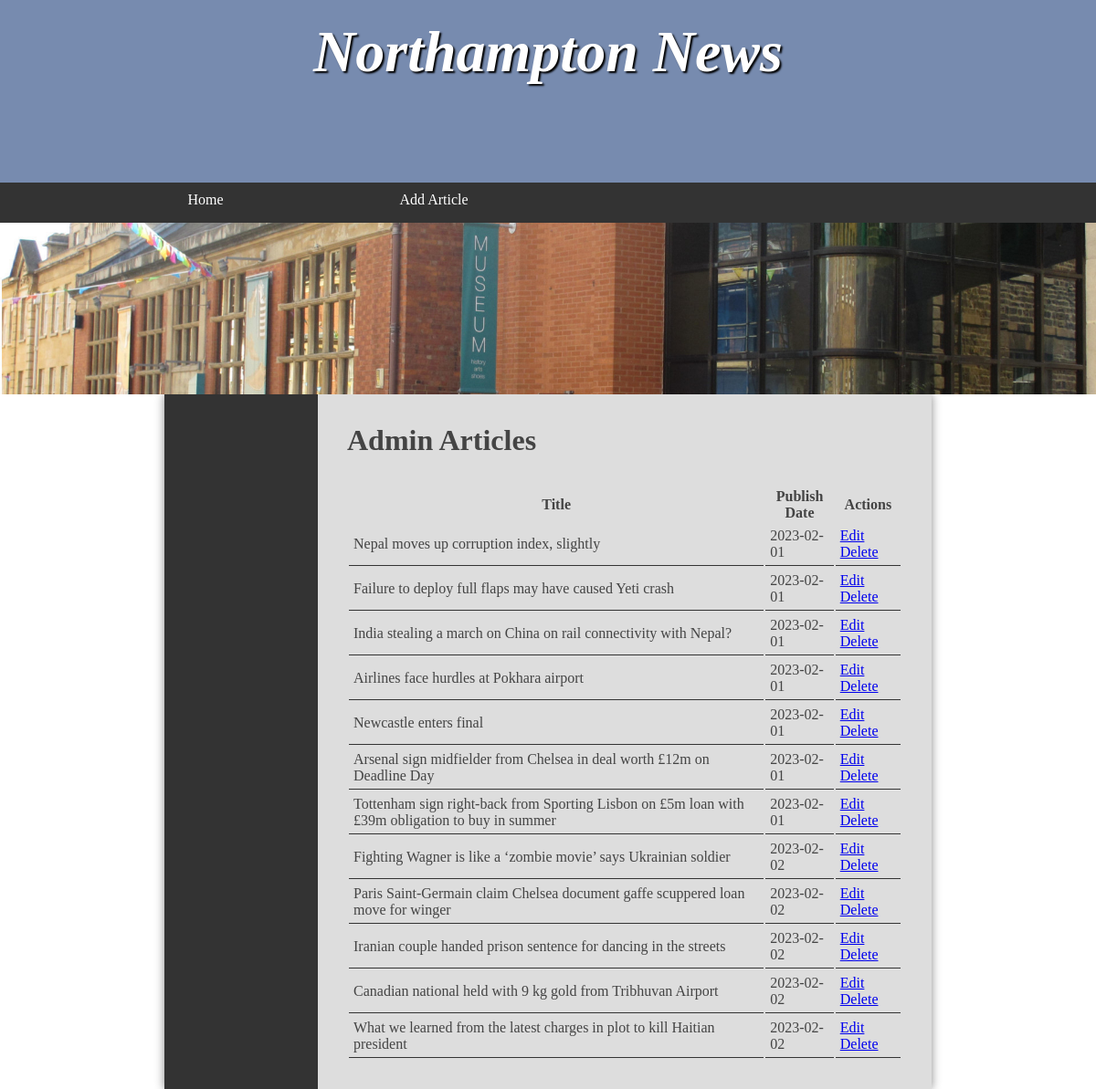
Screenshot of /assignment/adminArticles.php with the database file from the repository.
### tables this page shows
CREATE TABLE `article` (
  `title` varchar(190) NOT NULL,
  `content` varchar(700) NOT NULL,
  `categoryId` int NOT NULL,
  `publishDate` date NOT NULL
);

### assignment/adminArticles.php (the view, shortened to what this page needs)
<?php
include 'connection.php';
$dbs = "SELECT * FROM article";
$fetchResult = $connects->query($dbs);
$articles = $fetchResult->fetchAll();
?>
<!DOCTYPE html>
<html>
    <head>
        <link rel="stylesheet" href="styles.css"/>
    </head>
    <body>
        <header>
            <section>
                <h1>Northampton News</h1>
            </section>
        </header>
        <nav>
            <ul>
            <li><a href="adminPage.php">Home</a></li>
                <li><a href="addArticle.php">Add Article</a></li>
            </ul>
        </nav>
        <img src="images/banners/1.jpg">
        <main>
            <nav>
            </nav>
            <article>
                <h2>Admin Articles</h2>
                <table>
                    <tr>
                        <th>Title</th>
                        <th>Publish Date</th>
                        <th>Actions</th>
                    </tr>
                    <?php foreach ($articles as $article) { ?>
                    <tr>
                        <td><?php echo $article['title']; ?></td>
                        <td><?php echo $article['publishDate']; ?></td>
                        <td>
                            <a href="editArticle.php?edit=<?php echo $article['categoryId']; ?>">Edit</a>
                            <a href="deleteArticle.php?delete=<?php echo $article['categoryId']; ?>">Delete</a>
                        </td>
                    </tr>
                    <?php
                    }
                    ?>
					</article>

### assignment/styles.css (style rules this page uses)
* { margin: 0; padding: 0; }
html { font-family: 'Oxygen-Regular', times, verdana, sans-serif; }
body { background-color: #fff; }
header { background-color: #778baf ; color: white; height: 200px; }
nav { width: 100%; background-color: #333; overflow: auto; }
nav ul { width: 1000px; margin: auto; display: block; list-style-type: none; }
nav ul li { width: 25%; float: left; overflow: auto; text-align: center; }
nav a { color: white; padding-top: 10px; display: block; text-decoration: none; }
header section { display: block; }
header h1 { font-weight: bold; font-style: italic; }
h1 { font-size:4em; color: white; text-align: center; padding-top: 20px; text-shadow: 2px 2px 2px #000; }
main { min-height: 50vh; background-color: #ddd; width: 70vw; display: block; margin: auto; box-shadow: 0px 0px 10px #888; color:#444; }
main h2 { font-size:2em; }
p, li, h2 { margin-bottom: 1em; }
table { width: 100%; margin-top: 20px; }
td { padding: 5px; border-bottom: 1px solid #333; }
ul { margin-left: 2em; }
body > img { display: block; width: 100%; }
main { display: table; }
main > article { display: table-cell; padding: 2em; }
main > nav { display: table-cell; width: 20%; padding: 2em; }

### rows the page displays
article: title "Nepal moves up corruption index, slightly", publishDate "2023-02-01"
article: title "Failure to deploy full flaps may have caused Yeti crash", publishDate "2023-02-01"
article: title "India stealing a march on China on rail connectivity with Nepal?", publishDate "2023-02-01"
article: title "Airlines face hurdles at Pokhara airport", publishDate "2023-02-01"
article: title "Newcastle enters final", publishDate "2023-02-01"
article: title "Arsenal sign midfielder from Chelsea in deal worth £12m on Deadline Day", publishDate "2023-02-01"
article: title "Tottenham sign right-back from Sporting Lisbon on £5m loan with £39m obligation to buy in summer", publishDate "2023-02-01"
article: title "Fighting Wagner is like a ‘zombie movie’ says Ukrainian soldier", publishDate "2023-02-02"
article: title "Paris Saint-Germain claim Chelsea document gaffe scuppered loan move for winger", publishDate "2023-02-02"
article: title "Iranian couple handed prison sentence for dancing in the streets", publishDate "2023-02-02"
article: title "Canadian national held with 9 kg gold from Tribhuvan Airport", publishDate "2023-02-02"
article: title "What we learned from the latest charges in plot to kill Haitian president", publishDate "2023-02-02"
